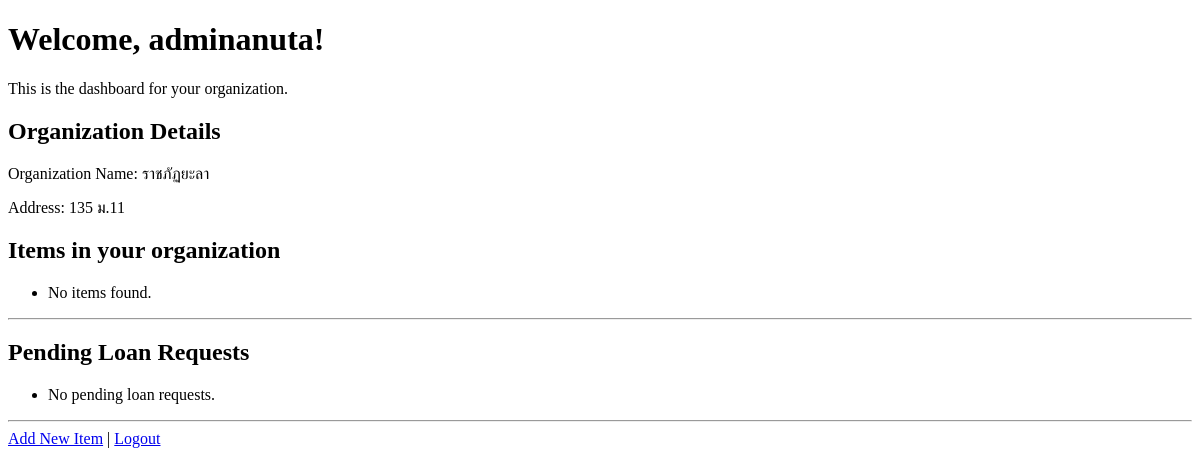
Page /dashboard/ (signed in) on the earlier database version.
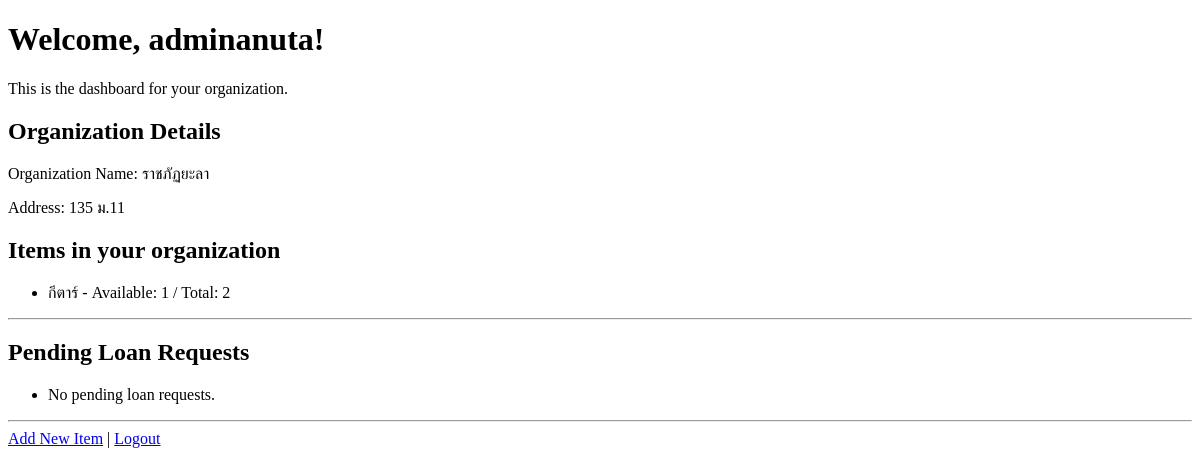
Same page on the later database version.
### users/models.py (models this page shows, shortened)
class CustomUser(AbstractUser):
    organization = models.ForeignKey(
        Organization,
        on_delete=models.CASCADE,
        null=True,
        blank=True
    )
    is_platform_admin = models.BooleanField(default=False)
    is_org_admin = models.BooleanField(default=False)

class Organization(models.Model):
    name = models.CharField(max_length=200, unique=True)
    address = models.CharField(max_length=255)
    business_type = models.CharField(max_length=100)

### borrowing/models.py (models this page shows, shortened)
class Item(models.Model):
    name = models.CharField(max_length=200)
    description = models.TextField()
    quantity = models.IntegerField(default=1)  # จำนวนทั้งหมดของสิ่งของ
    available_quantity = models.IntegerField(default=1) # จำนวนที่ว่างให้ยืม
    organization = models.ForeignKey(
        Organization,
        on_delete=models.CASCADE
    )

### users/views.py (the view)
# urls.py: path('', include('users.urls')), # สำหรับ dashboard และ user_dashboard
@login_required
def dashboard(request):
    user = request.user
    if user.is_platform_admin:
        return redirect('/admin/')
    if user.is_org_admin:
        organization = user.organization
        items = Item.objects.filter(organization=organization)
        pending_loans = Loan.objects.filter(item__organization=organization, status='pending')
        context = {
            'organization': organization,
            'items': items,
            'pending_loans': pending_loans,
        }
        return render(request, 'users/dashboard.html', context)
    else:
        return redirect('user_dashboard') # ไปยังหน้า user_dashboard

### users/templates/users/dashboard.html (shortened to what this page needs)
<!DOCTYPE html>
<html>
<head>
</head>
<body>
    <h1>Welcome, {{ user.username }}!</h1>
    <p>This is the dashboard for your organization.</p>
    <h2>Organization Details</h2>
    <p>Organization Name: {{ organization.name }}</p>
    <p>Address: {{ organization.address }}</p>
    <h2>Items in your organization</h2>
    <ul>
        {% for item in items %}
            <li>{{ item.name }} - Available: {{ item.available_quantity }} / Total: {{ item.quantity }}</li>
        {% empty %}
            <li>No items found.</li>
        {% endfor %}
    </ul>
    <hr>
    <h2>Pending Loan Requests</h2>
    <ul>
        {% for loan in pending_loans %}
            <li>
                {{ loan.borrower.username }} wants to borrow "{{ loan.item.name }}" (Available: {{ loan.item.available_quantity }} / Total: {{ loan.item.quantity }})
                - Request Date: {{ loan.borrow_date|date:"M d, Y" }}
                <a href="{% url 'approve_loan' loan.id %}">Approve</a> |
                <a href="{% url 'reject_loan' loan.id %}">Reject</a>
            </li>
        {% empty %}
            <li>No pending loan requests.</li>
        {% endfor %}
    </ul>
    <hr>
    <a href="{% url 'add_item' %}">Add New Item</a> |
    <a href="{% url 'logout' %}">Logout</a>
</body>
</html>

Differences in the rows shown:
added Item: name "กีตาร์", available_quantity "1", quantity "2"
Other differences:
text no longer shown: "No items found."
